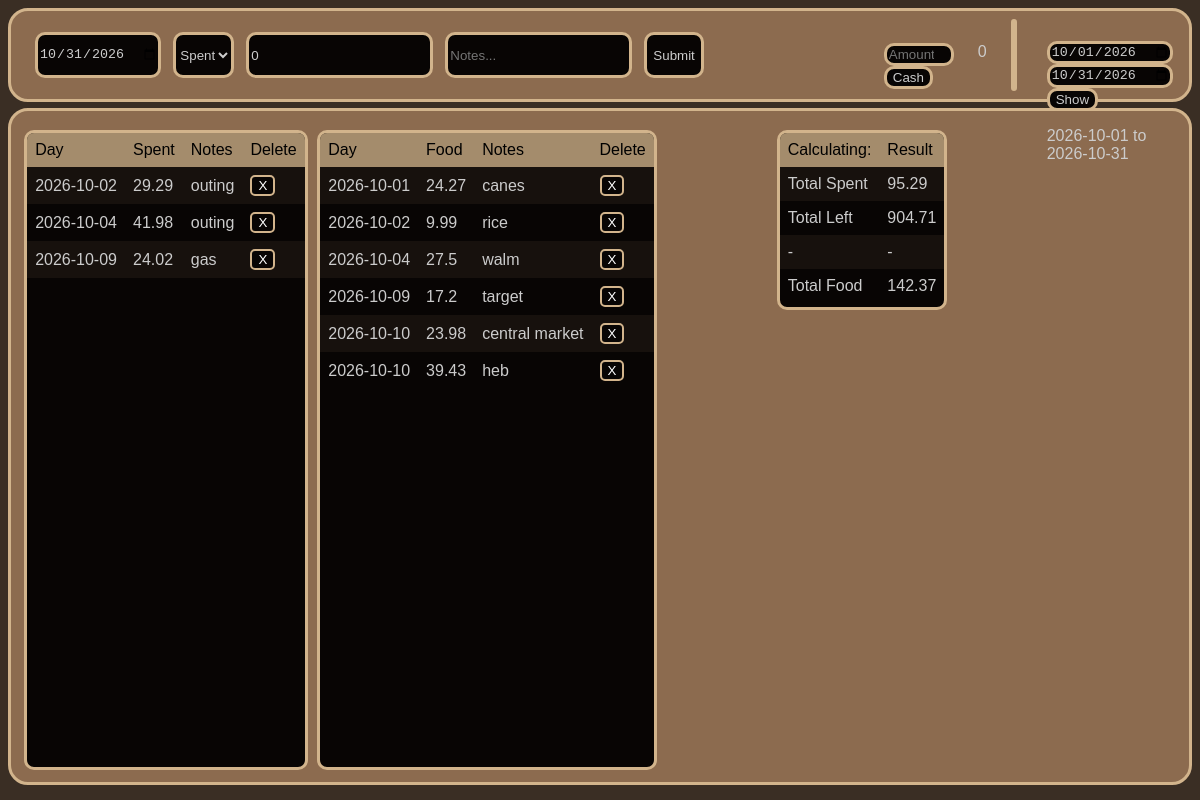
The page / on the database its author committed.
### tables this page shows
CREATE TABLE transactions (
    id           INTEGER PRIMARY KEY,
    user_id      INTEGER NOT NULL REFERENCES users(id),
    kind         TEXT NOT NULL CHECK (kind IN ('General_txn','Specific_txn','cash','food')),
    txn_date     TEXT NOT NULL,          -- stored as 'YYYY-MM-DD'
    amount_cents INTEGER NOT NULL,
    notes        TEXT
);

### app/routes.py (the view)
@main.route('/', methods=['GET', 'POST'])
def dashboard():
    con, cur = db.get_connection()
    if request.method == 'POST':
        services.handle_form_submission(cur, con, request.form)
    start, end = services.get_date_range(request.args)
    data = services.get_dashboard_data(cur, start, end)
    db.close_connection(con)
    return render_template(
        'index.html',
        start=start,
        end=end,
        filename=services.get_display_range(start, end),
        **data,
    )

### app/database.py (called while the page is built)
def get_connection(path=DB_PATH):
    con = sqlite3.connect(path)
    cur = con.cursor()
    return con, cur

def close_connection(con):
    con.close()

def _dollars(cents):
    return round(cents / 100, 2)

def get_sum(cur, kind, start, end, user_id=DEFAULT_USER_ID):
    cur.execute(
        "SELECT SUM(amount_cents) FROM transactions "
        "WHERE user_id = ? AND kind = ? AND txn_date BETWEEN ? AND ?",
        (user_id, kind, start, end),
    )
    result = cur.fetchone()[0]
    return _dollars(result) if result is not None else 0

def get_rows(cur, kind, start, end, reverse=False, user_id=DEFAULT_USER_ID):
    cur.execute(
        "SELECT id, txn_date, amount_cents, notes FROM transactions "
        "WHERE user_id = ? AND kind = ? AND txn_date BETWEEN ? AND ? "
        "ORDER BY txn_date, id",
        (user_id, kind, start, end),
    )
    rows = [(r[0], r[1], _dollars(r[2]), r[3] or "") for r in cur.fetchall()]
    return rows[::-1] if reverse else rows

### app/services.py (called while the page is built)
def get_date_range(args):
    today = date.today()
    first = today.replace(day=1)
    next_month = (first + timedelta(days=32)).replace(day=1)
    last = next_month - timedelta(days=1)
    start = _valid_date(args.get('start')) or first.isoformat()
    end = _valid_date(args.get('end')) or last.isoformat()
    if start > end:
        start, end = end, start
    return start, end

def _valid_date(value):
    try:
        return datetime.strptime(value, "%Y-%m-%d").date().isoformat()
    except (TypeError, ValueError):
        return None

def get_display_range(start, end):
    return f"{start} to {end}"

def get_dashboard_data(cur, start, end):
    totalSpent = db.get_sum(cur, db.GENERAL, start, end)
    totalFood = db.get_sum(cur, db.SPECIFIC, start, end)
    totalCash = db.get_sum(cur, db.CASH, start, end)
    totalLeft = round(MONTHLY_LIMIT - totalSpent, 2)
    return {
        "totalSpent": totalSpent,
        "totalFood": totalFood,
        "totalCash": totalCash,
        "totalLeft": totalLeft,
        "purchaseRows": db.get_rows(cur, db.GENERAL, start, end),
        "foodRows": db.get_rows(cur, db.SPECIFIC, start, end),
        "cashRows": db.get_rows(cur, db.CASH, start, end, reverse=True),
    }

### app/templates/index.html (shortened to what this page needs)
<!doctype html>
<html lang="en">
  <head>
    <link rel="stylesheet" href="../static/styles/style.css">
  </head>
  <body>
    <section class="panel header">
      <form method="POST" class="entry-form">
        <input type="date" name="day" value="{{ end }}">
        <select name="type">
          <option value="spent">Spent</option>
        </select>
        <input type="number" name="amount" placeholder="Amount..." step=".01" value=0>
        <input type="text" name="notes" placeholder="Notes...">
        <button type="submit" class="btn">Submit</button>
      </form>
      <form method="POST" class="cash-form">
        <input type="number" name="cash" step=".01" placeholder="Amount">
        <button type="submit" class="btn">Cash</button>
      </form>
      <p class="cash-total">{{ totalCash }}</p>
      <table class="cash-table">
      </table>
      <form method="GET" class="date-range">
        <input type="date" name="start" value="{{ start }}">
        <input type="date" name="end" value="{{ end }}">
        <button type="submit" class="btn">Show</button>
        <p>{{ filename }}</p>
      </form>
    </section>
    <section class="panel main">
      <table class="purchases">
        <thead>
          <tr>
            <td>Day</td>
            <td>Spent</td>
            <td>Notes</td>
            <td>Delete</td>
          </tr>
        </thead>
        <tbody>
          {% for row in purchaseRows %}
          <tr>
            <td>{{ row[1] }}</td>
            <td>{{ row[2] }}</td>
            <td>{{ row[3] }}</td>
            <td><form method="POST"><button class="remove-btn" name="removePurchase" value="{{ row[0] }}">X</button></form></td>
          </tr>
          {% endfor %}
        </tbody>
      </table>
      <table class="food">
        <thead>
          <tr>
            <td>Day</td>
            <td>Food</td>
            <td>Notes</td>
            <td>Delete</td>
          </tr>
        </thead>
        <tbody>
          {% for row in foodRows %}
          <tr>
            <td>{{ row[1] }}</td>
            <td>{{ row[2] }}</td>
            <td>{{ row[3] }}</td>
            <td><form method="POST"><button class="remove-btn" name="removeFood" value="{{ row[0] }}">X</button></form></td>
          </tr>
          {% endfor %}
        </tbody>
      </table>
      <table class="stats-table">
        <thead>
          <tr>
            <td>Calculating:</td>
            <td>Result</td>
          </tr>
        </thead>
        <tbody>
          <tr>
            <td>Total Spent</td>
            <td>{{ totalSpent }}</td>
          </tr>
          <tr>
            <td>Total Left</td>
            <td>{{ totalLeft }}</td>
          </tr>
          <tr>
            <td>-</td>
            <td>-</td>
          </tr>
          <tr>
            <td>Total Food</td>
            <td>{{ totalFood }}</td>
          </tr>
        </tbody>
      </table>
    </section>
  </body>
</html>

### app/static/styles/style.css (style rules this page uses)
:root { --page-bg: #3A2E24; --panel-bg: #8C6B4F; --accent: #D2B48C; --off-black: #080504; --accent-faint: #3A2E244d; --highlight: #000000; --text: #cccccc; --radius-lg: 20px; --radius-md: 10px; --radius-sm: 5px; --border-width: 3px; }
html { font-family: Arial, Helvetica, sans-serif; }
body { background-color: var(--page-bg); }
.panel { background: var(--panel-bg); border: var(--border-width) solid var(--accent); border-radius: var(--radius-lg); display: flex; }
.header { height: 11vh; color: var(--text); }
.main { height: 83vh; margin-top: .5%; padding: .3%; }
table { display: block; overflow-y: auto; text-wrap: wrap; margin: 2vh 0 1vh .8vw; background-color: var(--off-black); border: var(--border-width) solid var(--accent); border-radius: var(--radius-md); border-spacing: 0; }
thead { background-color: var(--accent); color: var(--highlight); }
tbody { color: var(--text); }
td, th { text-align: left; padding: 8px; }
tr:nth-child(odd) { background-color: var(--accent-faint); }
.cash-table { height: 9vh; margin: 1vh 0 1vh 2vw; border-collapse: separate; }
.stats-table { height: 180px; margin-left: 10vw; margin-right: 1vw; }
input[type=text], input[type=number], input[type=date], select, .btn { border: var(--border-width) solid var(--accent); border-radius: var(--radius-md); background-color: var(--off-black); color: var(--text); }
.remove-btn { border: 2px solid var(--accent); border-radius: var(--radius-sm); background-color: var(--off-black); color: white; }
.entry-form { display: flex; margin: 2.6vh 0 2.6vh 2vw; }
.entry-form > * + * { margin-left: 1vw; }
.cash-form { margin: 4vh 0 0 15vw; }
.cash-form input { width: 5vw; }
.cash-total { margin: 4vh 0 0 2vw; }
.date-range { margin: 2.5vw; }

### rows shown on the page
transactions: txn_date "2026-10-02", row "29.29", notes "outing", {{ row[0] }} 496 (drawn)
transactions: txn_date "2026-10-04", row "41.98", notes "outing", {{ row[0] }} 497 (drawn)
transactions: txn_date "2026-10-09", row "24.02", notes "gas", {{ row[0] }} 498 (drawn)
transactions: txn_date "2026-10-01", row "24.27", notes "canes", {{ row[0] }} 503 (drawn)
transactions: txn_date "2026-10-02", row "9.99", notes "rice", {{ row[0] }} 504 (drawn)
transactions: txn_date "2026-10-04", row "27.5", notes "walm", {{ row[0] }} 505 (drawn)
transactions: txn_date "2026-10-09", row "17.2", notes "target", {{ row[0] }} 508 (drawn)
transactions: txn_date "2026-10-10", row "23.98", notes "central market", {{ row[0] }} 506 (drawn)
transactions: txn_date "2026-10-10", row "39.43", notes "heb", {{ row[0] }} 507 (drawn)

### other values the page prints
{{ totalCash }} "0"
{{ filename }} "2026-10-01 to 2026-10-31"
{{ totalSpent }} "95.29"
{{ totalLeft }} "904.71"
{{ totalFood }} "142.37"
